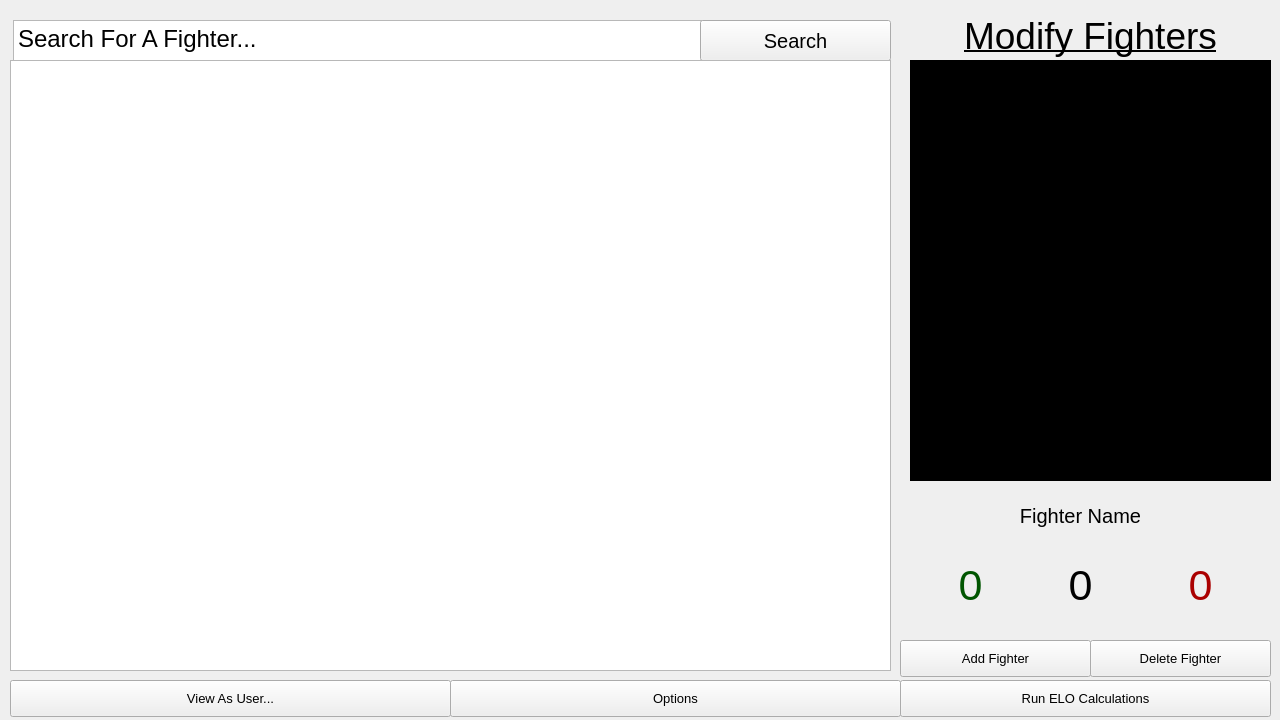
  <widget class="QWidget" name="modifyFighterList" native="true">
   <property name="geometry">
    <rect>
     <x>0</x>
     <y>0</y>
     <width>1280</width>
     <height>720</height>
    </rect>
   </property>
   <property name="autoFillBackground">
    <bool>true</bool>
   </property>
   <widget class="QPushButton" name="modifyAddFighterButton">
    <property name="geometry">
     <rect>
      <x>900</x>
      <y>640</y>
      <width>191</width>
      <height>37</height>
     </rect>
    </property>
    <property name="font">
     <font>
      <pointsize>10</pointsize>
     </font>
    </property>
    <property name="text">
     <string>Add Fighter</string>
    </property>
   </widget>
   <widget class="QPushButton" name="modifyDeleteFighterButton">
    <property name="geometry">
     <rect>
      <x>1090</x>
      <y>640</y>
      <width>181</width>
      <height>37</height>
     </rect>
    </property>
    <property name="font">
     <font>
      <pointsize>10</pointsize>
     </font>
    </property>
    <property name="text">
     <string>Delete Fighter</string>
    </property>
   </widget>
   <widget class="QPushButton" name="modifyViewAsUserButton">
    <property name="geometry">
     <rect>
      <x>10</x>
      <y>680</y>
      <width>441</width>
      <height>37</height>
     </rect>
    </property>
    <property name="font">
     <font>
      <pointsize>10</pointsize>
     </font>
    </property>
    <property name="text">
     <string>View As User...</string>
    </property>
   </widget>
   <widget class="QPushButton" name="modifyOptionsButton">
    <property name="geometry">
     <rect>
      <x>450</x>
      <y>680</y>
      <width>451</width>
      <height>37</height>
     </rect>
    </property>
    <property name="font">
     <font>
      <pointsize>10</pointsize>
     </font>
    </property>
    <property name="text">
     <string>Options</string>
    </property>
   </widget>
   <widget class="QLabel" name="label_3">
    <property name="geometry">
     <rect>
      <x>910</x>
      <y>10</y>
      <width>361</width>
      <height>51</height>
     </rect>
    </property>
    <property name="font">
     <font>
      <pointsize>28</pointsize>
      <underline>true</underline>
     </font>
    </property>
    <property name="text">
     <string>Modify Fighters</string>
    </property>
    <property name="alignment">
     <set>Qt::AlignCenter</set>
    </property>
   </widget>
   <widget class="QPushButton" name="modifySubmitButton">
    <property name="geometry">
     <rect>
      <x>900</x>
      <y>680</y>
      <width>371</width>
      <height>37</height>
     </rect>
    </property>
    <property name="font">
     <font>
      <pointsize>10</pointsize>
     </font>
    </property>
    <property name="text">
     <string>Run ELO Calculations</string>
    </property>
   </widget>
   <widget class="QLabel" name="modifyFighterListImage">
    <property name="geometry">
     <rect>
      <x>910</x>
      <y>60</y>
      <width>361</width>
      <height>421</height>
     </rect>
    </property>
    <property name="palette">
     <palette>
      <active>
       <colorrole role="WindowText">
        <brush brushstyle="SolidPattern">
         <color alpha="255">
          <red>255</red>
          <green>255</green>
          <blue>255</blue>
         </color>
        </brush>
       </colorrole>
       <colorrole role="Button">
        <brush brushstyle="SolidPattern">
         <color alpha="255">
          <red>0</red>
          <green>0</green>
          <blue>0</blue>
         </color>
        </brush>
       </colorrole>
       <colorrole role="Light">
        <brush brushstyle="SolidPattern">
         <color alpha="255">
          <red>0</red>
          <green>0</green>
          <blue>0</blue>
         </color>
        </brush>
       </colorrole>
       <colorrole role="Midlight">
        <brush brushstyle="SolidPattern">
         <color alpha="255">
          <red>0</red>
          <green>0</green>
          <blue>0</blue>
         </color>
        </brush>
       </colorrole>
       <colorrole role="Dark">
        <brush brushstyle="SolidPattern">
         <color alpha="255">
          <red>0</red>
          <green>0</green>
          <blue>0</blue>
         </color>
        </brush>
       </colorrole>
       <colorrole role="Mid">
        <brush brushstyle="SolidPattern">
         <color alpha="255">
          <red>0</red>
          <green>0</green>
          <blue>0</blue>
         </color>
        </brush>
       </colorrole>
       <colorrole role="Text">
        <brush brushstyle="SolidPattern">
         <color alpha="255">
          <red>255</red>
          <green>255</green>
          <blue>255</blue>
         </color>
        </brush>
       </colorrole>
       <colorrole role="BrightText">
        <brush brushstyle="SolidPattern">
         <color alpha="255">
          <red>255</red>
          <green>255</green>
          <blue>255</blue>
         </color>
        </brush>
       </colorrole>
       <colorrole role="ButtonText">
        <brush brushstyle="SolidPattern">
         <color alpha="255">
          <red>255</red>
          <green>255</green>
          <blue>255</blue>
         </color>
        </brush>
       </colorrole>
       <colorrole role="Base">
        <brush brushstyle="SolidPattern">
         <color alpha="255">
          <red>0</red>
          <green>0</green>
          <blue>0</blue>
         </color>
        </brush>
       </colorrole>
       <colorrole role="Window">
        <brush brushstyle="SolidPattern">
         <color alpha="255">
          <red>0</red>
          <green>0</green>
          <blue>0</blue>
         </color>
        </brush>
       </colorrole>
       <colorrole role="Shadow">
        <brush brushstyle="SolidPattern">
         <color alpha="255">
          <red>0</red>
          <green>0</green>
          <blue>0</blue>
         </color>
        </brush>
       </colorrole>
       <colorrole role="AlternateBase">
        <brush brushstyle="SolidPattern">
         <color alpha="255">
          <red>0</red>
          <green>0</green>
          <blue>0</blue>
         </color>
        </brush>
       </colorrole>
       <colorrole role="ToolTipBase">
        <brush brushstyle="SolidPattern">
         <color alpha="255">
          <red>255</red>
          <green>255</green>
          <blue>220</blue>
         </color>
        </brush>
       </colorrole>
       <colorrole role="ToolTipText">
        <brush brushstyle="SolidPattern">
         <color alpha="255">
          <red>0</red>
          <green>0</green>
          <blue>0</blue>
         </color>
        </brush>
       </colorrole>
      </active>
      <inactive>
       <colorrole role="WindowText">
        <brush brushstyle="SolidPattern">
         <color alpha="255">
          <red>255</red>
          <green>255</green>
          <blue>255</blue>
         </color>
        </brush>
       </colorrole>
       <colorrole role="Button">
        <brush brushstyle="SolidPattern">
         <color alpha="255">
          <red>0</red>
          <green>0</green>
          <blue>0</blue>
         </color>
        </brush>
       </colorrole>
       <colorrole role="Light">
        <brush brushstyle="SolidPattern">
         <color alpha="255">
          <red>0</red>
          <green>0</green>
          <blue>0</blue>
         </color>
        </brush>
       </colorrole>
       <colorrole role="Midlight">
        <brush brushstyle="SolidPattern">
         <color alpha="255">
          <red>0</red>
          <green>0</green>
          <blue>0</blue>
         </color>
        </brush>
       </colorrole>
       <colorrole role="Dark">
        <brush brushstyle="SolidPattern">
         <color alpha="255">
          <red>0</red>
          <green>0</green>
          <blue>0</blue>
         </color>
        </brush>
       </colorrole>
       <colorrole role="Mid">
        <brush brushstyle="SolidPattern">
         <color alpha="255">
          <red>0</red>
          <green>0</green>
          <blue>0</blue>
         </color>
        </brush>
       </colorrole>
       <colorrole role="Text">
        <brush brushstyle="SolidPattern">
         <color alpha="255">
          <red>255</red>
          <green>255</green>
          <blue>255</blue>
         </color>
        </brush>
       </colorrole>
       <colorrole role="BrightText">
        <brush brushstyle="SolidPattern">
         <color alpha="255">
          <red>255</red>
          <green>255</green>
          <blue>255</blue>
         </color>
        </brush>
       </colorrole>
       <colorrole role="ButtonText">
        <brush brushstyle="SolidPattern">
         <color alpha="255">
          <red>255</red>
          <green>255</green>
          <blue>255</blue>
         </color>
        </brush>
       </colorrole>
       <colorrole role="Base">
        <brush brushstyle="SolidPattern">
         <color alpha="255">
          <red>0</red>
          <green>0</green>
          <blue>0</blue>
         </color>
        </brush>
       </colorrole>
       <colorrole role="Window">
        <brush brushstyle="SolidPattern">
         <color alpha="255">
          <red>0</red>
          <green>0</green>
          <blue>0</blue>
         </color>
        </brush>
       </colorrole>
       <colorrole role="Shadow">
        <brush brushstyle="SolidPattern">
         <color alpha="255">
          <red>0</red>
          <green>0</green>
          <blue>0</blue>
         </color>
        </brush>
       </colorrole>
       <colorrole role="AlternateBase">
        <brush brushstyle="SolidPattern">
         <color alpha="255">
          <red>0</red>
          <green>0</green>
          <blue>0</blue>
         </color>
        </brush>
       </colorrole>
       <colorrole role="ToolTipBase">
        <brush brushstyle="SolidPattern">
         <color alpha="255">
          <red>255</red>
          <green>255</green>
          <blue>220</blue>
         </color>
        </brush>
       </colorrole>
       <colorrole role="ToolTipText">
        <brush brushstyle="SolidPattern">
         <color alpha="255">
          <red>0</red>
          <green>0</green>
          <blue>0</blue>
         </color>
        </brush>
       </colorrole>
      </inactive>
      <disabled>
       <colorrole role="WindowText">
        <brush brushstyle="SolidPattern">
         <color alpha="255">
          <red>0</red>
          <green>0</green>
          <blue>0</blue>
         </color>
        </brush>
       </colorrole>
       <colorrole role="Button">
        <brush brushstyle="SolidPattern">
         <color alpha="255">
          <red>0</red>
          <green>0</green>
          <blue>0</blue>
         </color>
        </brush>
       </colorrole>
       <colorrole role="Light">
        <brush brushstyle="SolidPattern">
         <color alpha="255">
          <red>0</red>
          <green>0</green>
          <blue>0</blue>
         </color>
        </brush>
       </colorrole>
       <colorrole role="Midlight">
        <brush brushstyle="SolidPattern">
         <color alpha="255">
          <red>0</red>
          <green>0</green>
          <blue>0</blue>
         </color>
        </brush>
       </colorrole>
       <colorrole role="Dark">
        <brush brushstyle="SolidPattern">
         <color alpha="255">
          <red>0</red>
          <green>0</green>
          <blue>0</blue>
         </color>
        </brush>
       </colorrole>
       <colorrole role="Mid">
        <brush brushstyle="SolidPattern">
         <color alpha="255">
          <red>0</red>
          <green>0</green>
          <blue>0</blue>
         </color>
        </brush>
       </colorrole>
       <colorrole role="Text">
        <brush brushstyle="SolidPattern">
         <color alpha="255">
          <red>0</red>
          <green>0</green>
          <blue>0</blue>
         </color>
        </brush>
       </colorrole>
       <colorrole role="BrightText">
        <brush brushstyle="SolidPattern">
         <color alpha="255">
          <red>255</red>
          <green>255</green>
          <blue>255</blue>
         </color>
        </brush>
       </colorrole>
       <colorrole role="ButtonText">
        <brush brushstyle="SolidPattern">
         <color alpha="255">
          <red>0</red>
          <green>0</green>
          <blue>0</blue>
         </color>
        </brush>
       </colorrole>
       <colorrole role="Base">
        <brush brushstyle="SolidPattern">
         <color alpha="255">
          <red>0</red>
          <green>0</green>
          <blue>0</blue>
         </color>
        </brush>
       </colorrole>
       <colorrole role="Window">
        <brush brushstyle="SolidPattern">
         <color alpha="255">
          <red>0</red>
          <green>0</green>
          <blue>0</blue>
         </color>
        </brush>
       </colorrole>
       <colorrole role="Shadow">
        <brush brushstyle="SolidPattern">
         <color alpha="255">
          <red>0</red>
          <green>0</green>
          <blue>0</blue>
         </color>
        </brush>
       </colorrole>
       <colorrole role="AlternateBase">
        <brush brushstyle="SolidPattern">
         <color alpha="255">
          <red>0</red>
          <green>0</green>
          <blue>0</blue>
         </color>
        </brush>
       </colorrole>
       <colorrole role="ToolTipBase">
        <brush brushstyle="SolidPattern">
         <color alpha="255">
          <red>255</red>
          <green>255</green>
          <blue>220</blue>
         </color>
        </brush>
       </colorrole>
       <colorrole role="ToolTipText">
        <brush brushstyle="SolidPattern">
         <color alpha="255">
          <red>0</red>
          <green>0</green>
          <blue>0</blue>
         </color>
        </brush>
       </colorrole>
      </disabled>
     </palette>
    </property>
    <property name="autoFillBackground">
     <bool>true</bool>
    </property>
    <property name="text">
     <string/>
    </property>
    <property name="alignment">
     <set>Qt::AlignCenter</set>
    </property>
   </widget>
   <widget class="QLabel" name="modifyFighterListName">
    <property name="geometry">
     <rect>
      <x>900</x>
      <y>480</y>
      <width>361</width>
      <height>71</height>
     </rect>
    </property>
    <property name="font">
     <font>
      <pointsize>15</pointsize>
     </font>
    </property>
    <property name="text">
     <string>Fighter Name</string>
    </property>
    <property name="alignment">
     <set>Qt::AlignCenter</set>
    </property>
   </widget>
   <widget class="QLabel" name="modifyFighterListWins">
    <property name="geometry">
     <rect>
      <x>930</x>
      <y>550</y>
      <width>81</width>
      <height>71</height>
     </rect>
    </property>
    <property name="palette">
     <palette>
      <active>
       <colorrole role="WindowText">
        <brush brushstyle="SolidPattern">
         <color alpha="255">
          <red>0</red>
          <green>85</green>
          <blue>0</blue>
         </color>
        </brush>
       </colorrole>
       <colorrole role="Text">
        <brush brushstyle="SolidPattern">
         <color alpha="255">
          <red>0</red>
          <green>85</green>
          <blue>0</blue>
         </color>
        </brush>
       </colorrole>
       <colorrole role="ButtonText">
        <brush brushstyle="SolidPattern">
         <color alpha="255">
          <red>0</red>
          <green>85</green>
          <blue>0</blue>
         </color>
        </brush>
       </colorrole>
      </active>
      <inactive>
       <colorrole role="WindowText">
        <brush brushstyle="SolidPattern">
         <color alpha="255">
          <red>0</red>
          <green>85</green>
          <blue>0</blue>
         </color>
        </brush>
       </colorrole>
       <colorrole role="Text">
        <brush brushstyle="SolidPattern">
         <color alpha="255">
          <red>0</red>
          <green>85</green>
          <blue>0</blue>
         </color>
        </brush>
       </colorrole>
       <colorrole role="ButtonText">
        <brush brushstyle="SolidPattern">
         <color alpha="255">
          <red>0</red>
          <green>85</green>
          <blue>0</blue>
         </color>
        </brush>
       </colorrole>
      </inactive>
      <disabled>
       <colorrole role="WindowText">
        <brush brushstyle="SolidPattern">
         <color alpha="255">
          <red>120</red>
          <green>120</green>
          <blue>120</blue>
         </color>
        </brush>
       </colorrole>
       <colorrole role="Text">
        <brush brushstyle="SolidPattern">
         <color alpha="255">
          <red>120</red>
          <green>120</green>
          <blue>120</blue>
         </color>
        </brush>
       </colorrole>
       <colorrole role="ButtonText">
        <brush brushstyle="SolidPattern">
         <color alpha="255">
          <red>120</red>
          <green>120</green>
          <blue>120</blue>
         </color>
        </brush>
       </colorrole>
      </disabled>
     </palette>
    </property>
    <property name="font">
     <font>
      <pointsize>32</pointsize>
     </font>
    </property>
    <property name="text">
     <string>0</string>
    </property>
    <property name="alignment">
     <set>Qt::AlignCenter</set>
    </property>
   </widget>
   <widget class="QLabel" name="modifyFighterListDraws">
    <property name="geometry">
     <rect>
      <x>1040</x>
      <y>550</y>
      <width>81</width>
      <height>71</height>
     </rect>
    </property>
    <property name="font">
     <font>
      <pointsize>32</pointsize>
     </font>
    </property>
    <property name="text">
     <string>0</string>
    </property>
    <property name="alignment">
     <set>Qt::AlignCenter</set>
    </property>
   </widget>
   <widget class="QLabel" name="modifyFighterListLosses">
    <property name="geometry">
     <rect>
      <x>1160</x>
      <y>550</y>
      <width>81</width>
      <height>71</height>
     </rect>
    </property>
    <property name="palette">
     <palette>
      <active>
       <colorrole role="WindowText">
        <brush brushstyle="SolidPattern">
         <color alpha="255">
          <red>170</red>
          <green>0</green>
          <blue>0</blue>
         </color>
        </brush>
       </colorrole>
      </active>
      <inactive>
       <colorrole role="WindowText">
        <brush brushstyle="SolidPattern">
         <color alpha="255">
          <red>170</red>
          <green>0</green>
          <blue>0</blue>
         </color>
        </brush>
       </colorrole>
      </inactive>
      <disabled>
       <colorrole role="WindowText">
        <brush brushstyle="SolidPattern">
         <color alpha="255">
          <red>120</red>
          <green>120</green>
          <blue>120</blue>
         </color>
        </brush>
       </colorrole>
      </disabled>
     </palette>
    </property>
    <property name="font">
     <font>
      <pointsize>32</pointsize>
     </font>
    </property>
    <property name="text">
     <string>0</string>
    </property>
    <property name="alignment">
     <set>Qt::AlignCenter</set>
    </property>
   </widget>
   <widget class="QTextEdit" name="modifyFighterListSearchText">
    <property name="geometry">
     <rect>
      <x>13</x>
      <y>20</y>
      <width>691</width>
      <height>41</height>
     </rect>
    </property>
    <property name="html">
     <string>&lt;!DOCTYPE HTML PUBLIC &quot;-//W3C//DTD HTML 4.0//EN&quot; &quot;http://www.w3.org/TR/REC-html40/strict.dtd&quot;&gt;
&lt;html&gt;&lt;head&gt;&lt;meta name=&quot;qrichtext&quot; content=&quot;1&quot; /&gt;&lt;style type=&quot;text/css&quot;&gt;
p, li { white-space: pre-wrap; }
&lt;/style&gt;&lt;/head&gt;&lt;body style=&quot; font-family:'MS Shell Dlg 2'; font-size:3.3pt; font-weight:400; font-style:normal;&quot;&gt;
&lt;p style=&quot; margin-top:0px; margin-bottom:0px; margin-left:0px; margin-right:0px; -qt-block-indent:0; text-indent:0px;&quot;&gt;&lt;span style=&quot; font-size:18pt;&quot;&gt;Search For A Fighter...&lt;/span&gt;&lt;/p&gt;&lt;/body&gt;&lt;/html&gt;</string>
    </property>
   </widget>
   <widget class="QPushButton" name="modifyFighterListSearchButton">
    <property name="geometry">
     <rect>
      <x>700</x>
      <y>20</y>
      <width>191</width>
      <height>41</height>
     </rect>
    </property>
    <property name="font">
     <font>
      <pointsize>15</pointsize>
     </font>
    </property>
    <property name="text">
     <string>Search</string>
    </property>
   </widget>
   <widget class="QTableView" name="modifyFighterListTable">
    <property name="geometry">
     <rect>
      <x>10</x>
      <y>60</y>
      <width>881</width>
      <height>611</height>
     </rect>
    </property>
    <property name="editTriggers">
     <set>QAbstractItemView::NoEditTriggers</set>
    </property>
   </widget>
  </widget>
